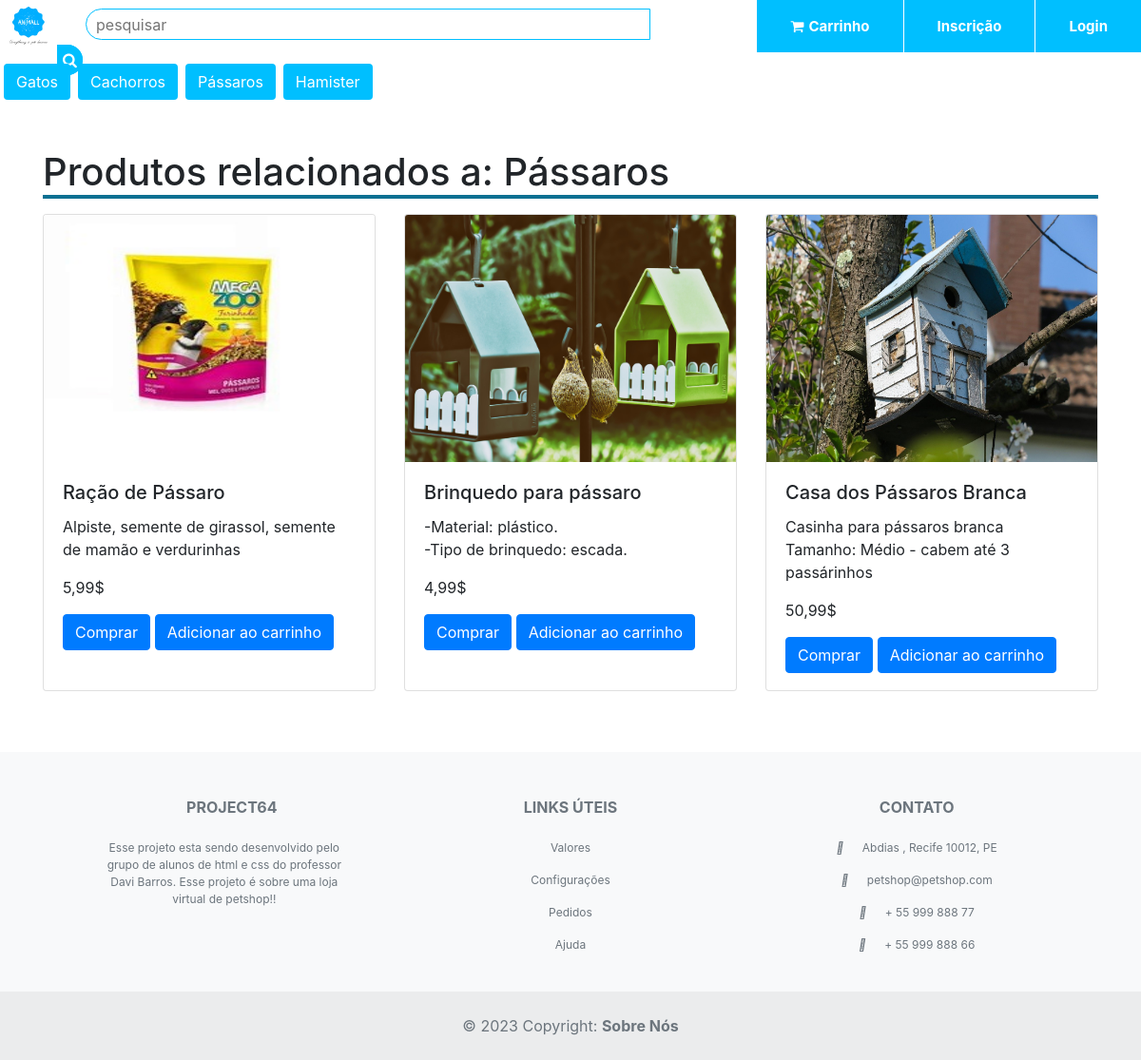
The page /produtos/páginas/lista.php?produto=Pássaros  on the database as committed earlier.
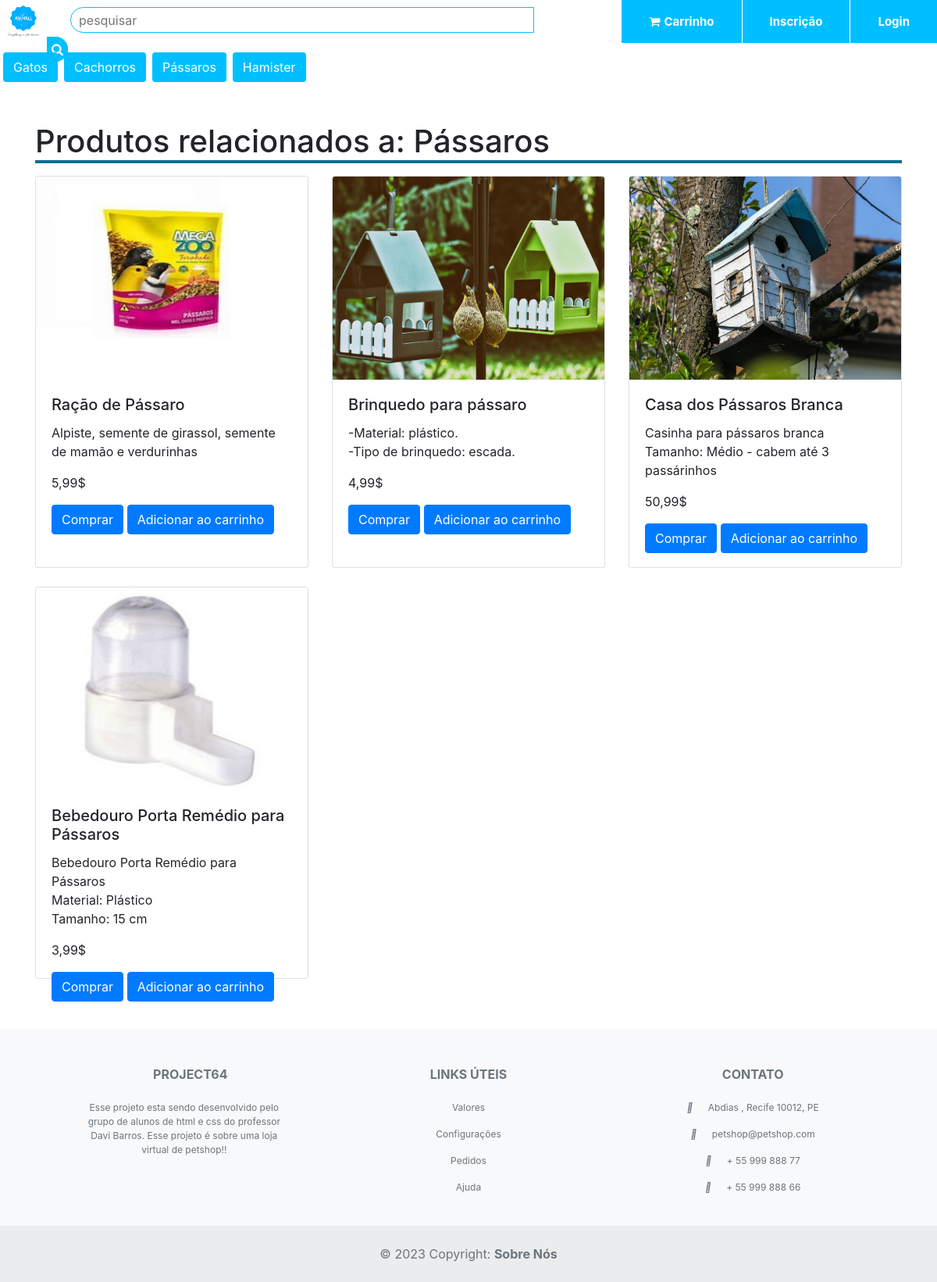
The same page on the database as committed later.
### tables this page shows
CREATE TABLE `produtos` (
  `id` int(25) NOT NULL,
  `nome` text NOT NULL,
  `preco` text NOT NULL,
  `descricao` text NOT NULL,
  `url` text NOT NULL,
  `imagem` text NOT NULL,
  `grupo` text NOT NULL,
  `subcategoria` text NOT NULL
);

### produtos/páginas/lista.php (the view, shortened to what this page needs)
<?php include("../../login/php/config.php"); ?>
<!DOCTYPE html>
<html lang="pt-br">
<head>
    <link rel="stylesheet" href="../../style.css">
    <link rel="stylesheet" href="https://stackpath.bootstrapcdn.com/bootstrap/4.4.1/css/bootstrap.min.css">
    <link rel="stylesheet" href="https://stackpath.bootstrapcdn.com/font-awesome/4.7.0/css/font-awesome.min.css">
    <link href="https://cdn.jsdelivr.net/npm/bootstrap@5.0.2/dist/css/bootstrap.min.css" rel="stylesheet"/>
    <link rel="stylesheet" href="https://maxcdn.bootstrapcdn.com/bootstrap/4.5.2/css/bootstrap.min.css">
        <link rel="stylesheet" href="https://maxcdn.bootstrapcdn.com/bootstrap/4.5.2/css/bootstrap.css">
</head>
</head>
<body>
<div class="">
            <div class="search-line">
                <a href="../../" onclick="javascript:play()">
                    <picture>
                        <source media="(min-width: 1050px)" srcset="../../assets/logos/logo.png">
                        <img id="logo" src="../../assets/logos/other_logo.png" alt="site-logo" width="40px">
                    </picture>
                </a>
                <form method="GET" >
                <input type="text" name="produto" placeholder="pesquisar" id="pesquisa" class="search-form"/><span class="input-text" onclick="produtopesquisa('lista.php?produto=')"><i class="fa fa-search"></i></span>
                </form>
            </div>
            <div class="account-menu">
                <ul>
                    <li><a href="#" onclick="javascript:sorry()"><i class="fa fa-shopping-cart"></i>Carrinho</a></li>
                    <li><a href="../../login/cadastro.php" onclick="">Inscrição</a></li>
                    <li><a href="../../login/index.php" onclick="">Login</a></li>
                </ul>
            </div>
            <div class="d-flex p-1 product-buttons bg-info">
            <button onclick="produto('?produto=Gatos')" type="button" class="btn btn-custom mr-2">Gatos</button>
                <button onclick="produto('?produto=Cachorros')" type="button" class="btn btn-custom mr-2">Cachorros</button>
                <button onclick="produto('?produto=Pássaros')" type="button" class="btn btn-custom mr-2">Pássaros</button>
                <button onclick="produto('?produto=Hamister')" type="button" class="btn btn-custom">Hamister</button>
            </div>
        </div>
    <div class="container">
        <?php $produto = $_GET['produto'];?>
        <h1 class="mt-5 mb-3">Produtos relacionados a: <?php echo$produto;?></h1>
        <div class="row">
            <?php
                $sql = $db->prepare("SELECT * FROM `produtos` WHERE grupo = ? OR nome = ? OR subcategoria = ?");
				$sql->execute(array($produto, $produto, $produto));
                if($sql->rowCount() != 0){
                    $produtos = $sql->fetchAll();
                        foreach ($produtos as $key => $value) {
                            echo '
                                <div class="col-lg-4 mb-4">
                                    <div class="card">
                                        <img src="../../assets/high/'.$value["imagem"].'" class="card-img-top" alt="Produto 1">
                                        <div class="card-body">
                                            <h5 class="card-title">'.$value["nome"].'</h5>
                                            <p class="card-text">'.$value["descricao"].'</p>
                                            <p class="card-text">'.$value["preco"].'</p>
                                            <a href="../produto.php?id='.$value["id"].'" class="btn btn-primary">Comprar</a>
                                            <a href="#id='.$value["id"].'" class="btn btn-primary">Adicionar ao carrinho</a>
                                        </div>
                                    </div>
                                </div>
                            ';
                        }
                }else{
                    echo "<h4 class='mt-5 mb-3'>Não encontramos produtos relacionados a: $produto.</h4>";
                }
            ?>
        </div>
    </div>
    <footer class="text-center text-lg-start bg-light text-muted">
            <section class="">
                <div class="container text-center text-md-start mt-5">
                    <div class="row mt-3">
                        <div class="col-md-3 col-lg-4 col-xl-3 mx-auto mb-4">
                            <h6 class="text-uppercase fw-bold mb-4">
                                <i class="fas fa-gem me-3"></i>PROJECT64
                            </h6>
                            <p>
                                Esse projeto esta sendo desenvolvido pelo grupo de alunos de html e css do
                                professor Davi Barros. Esse projeto é sobre uma loja virtual de petshop!!
                            </p>
                        </div>
                        <div class="col-md-3 col-lg-2 col-xl-2 mx-auto mb-4">
                            <h6 class="text-uppercase fw-bold mb-4">
                                LINKS ÚTEIS
                            </h6>
                            <p>
                                <a href="#!" class="text-reset">Valores</a>
                            </p>
                            <p>
                                <a href="#!" class="text-reset">Configurações</a>
                            </p>
                            <p>
                                <a href="#!" class="text-reset">Pedidos</a>
                            </p>
                            <p>
                                <a href="#!" class="text-reset">Ajuda</a>
                            </p>
                        </div>
                        <div class="col-md-4 col-lg-3 col-xl-3 mx-auto mb-md-0 mb-4">
                            <h6 class="text-uppercase fw-bold mb-4">Contato</h6>
                            <p><i class="fas fa-home me-3"></i> Abdias , Recife 10012, PE</p>
                            <p>
                                <i class="fas fa-envelope me-3"></i>
                                petshop@petshop.com
                            </p>
                            <p><i class="fas fa-phone me-3"></i> + 55 999 888 77</p>
                            <p><i class="fas fa-print me-3"></i> + 55 999 888 66</p>
                        </div>
                    </div>
                </div>
            </section>
            <div class="text-center p-4" style="background-color: rgba(0, 0, 0, 0.05);">
                © 2023 Copyright:
                <a class="text-reset fw-bold" href="SobreNos.html">Sobre Nós</a>
            </div>
        </footer>
</body>
</html>

### style.css (style rules this page uses)
* { margin: 0; padding: 0; }
html { scroll-behavior: smooth; height: 100%; }
body { background-color: #f1f3f4; font-family: theFont;height: 100%; }
.btn-custom { background-color: deepskyblue !important; color: rgb(255, 255, 255) !important; }
#logo { height: 40px; margin: 7px 10px; }
.search-line > form { display: inline-block; width: 100%; height: auto; margin-top: 9px; margin-right: 0px; }
.search-form { margin-left: 30px; margin-bottom: 9px; padding-right: 10vw; padding-left: 10px; border: 1px solid deepskyblue !important; border-top-left-radius: 20px !important; border-bottom-left-radius: 20px !important; border-top-right-radius: 0 !important; border-bottom-right-radius: 0 !important; box-shadow: none !important; width: 90%; height: 33px; outline: none; }
.input-text { background: deepskyblue; border: 6px solid deepskyblue; margin: 9px 10px 9px 0; border-top-left-radius: 0 !important; border-bottom-left-radius: 0 !important; border-top-right-radius: 20px !important; border-bottom-right-radius: 20px !important; cursor: pointer; }
.search-line { display: inline-flex; width: 60%; }
.fa-search { color: white; }
.account-menu { width: 40%; height: 57px; float: right; }
.account-menu ul { display: inline-flex; float: right; }
.account-menu ul li { border-left: 1px solid white; list-style-type: none; padding: 15px 35px; text-align: center; background-color: deepskyblue; cursor: pointer; }
.account-menu ul li a { font-size: 15px; font-weight: bold; color: #fff; text-decoration: none; }
.fa-shopping-cart { margin-right: 5px; }
footer { margin-top: 40px; padding-top: 1px; background: #222; color: #fff; }
footer p { font-size: 12px; }
footer .row a:any-link { text-decoration: none; color: white; }

### produtos/páginas/lista.php (style rules this page uses)
.btn-custom { background-color: deepskyblue; color: rgb(255, 255, 255); }
.container > h1 { border-bottom: 4px solid rgb(11, 112, 146); margin-bottom: 10px; }
.bg-info { background-color: rgb(255, 255, 255) !important; width: 100%; margin-top: -12px; }
.card > img { height:260px; }
.card-body { height:240px; }

Rows that differ between the two databases and show on the page:
added produtos: imagem (picture), nome "Bebedouro Porta Remédio para Pássaros", descricao "Bebedouro Porta Remédio para Pássaros Material: Plástico Tamanho: 15 cm", preco "3,99$"
